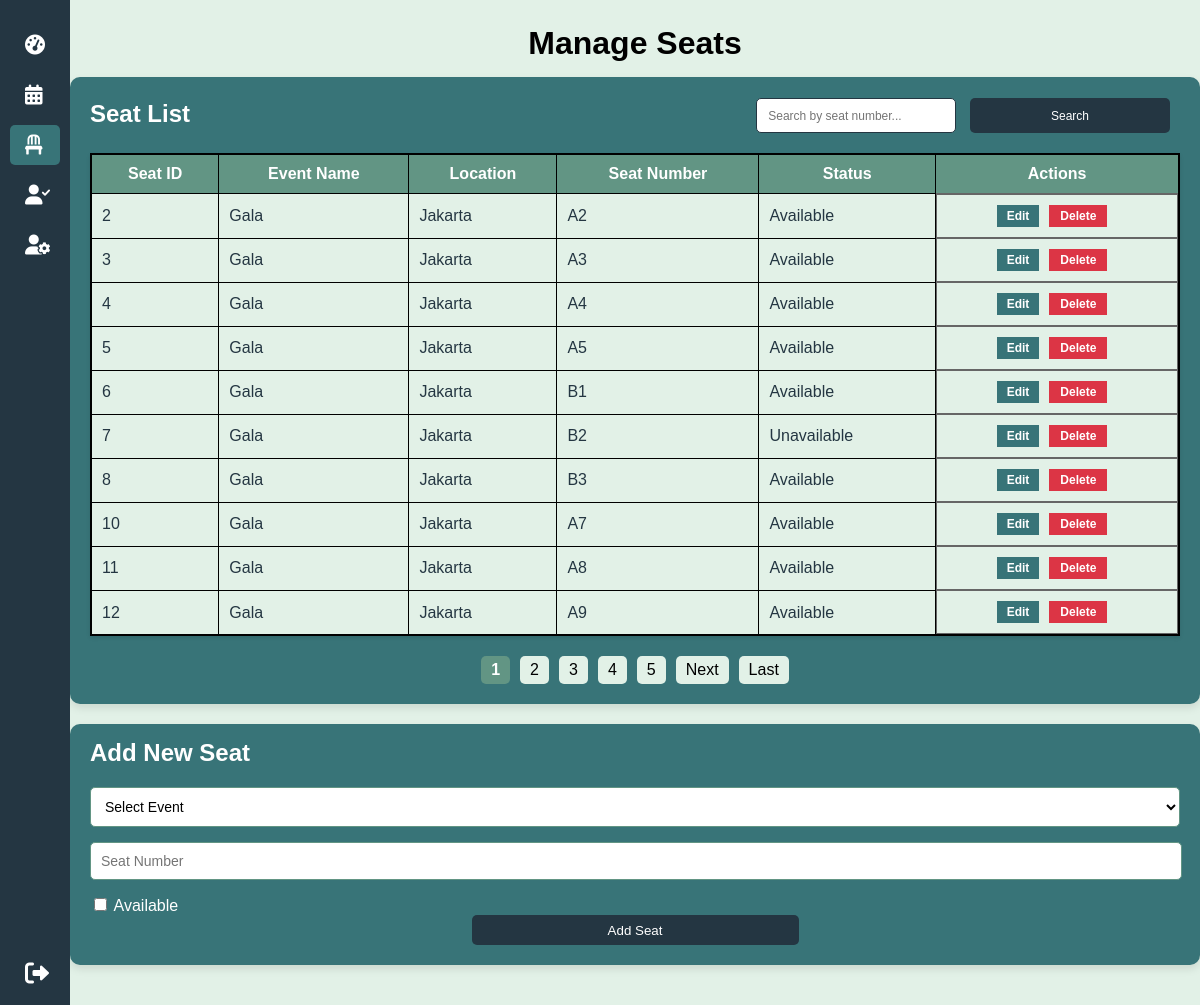
/seats-admin.php (signed in), run on the app's committed database.
### tables this page shows
CREATE TABLE `seats` (
  `id` int(11) NOT NULL,
  `event_id` int(11) DEFAULT NULL,
  `seat_number` varchar(10) DEFAULT NULL,
  `is_available` tinyint(1) DEFAULT 1
);

CREATE TABLE `events` (
  `id` int(11) NOT NULL,
  `user_id` int(11) NOT NULL,
  `event_name` varchar(255) NOT NULL,
  `event_description` text DEFAULT NULL,
  `event_date` datetime DEFAULT NULL,
  `event_location` varchar(255) DEFAULT NULL,
  `created_at` timestamp NOT NULL DEFAULT current_timestamp(),
  `number_of_chairs` int(11) DEFAULT NULL,
  `seating_arrangement` text DEFAULT NULL,
  `admin_id` int(11) DEFAULT NULL
);

### seats-admin.php (the view, shortened to what this page needs)
<?php
require 'koneksi.php';
$search = '';
$limit = 10;
$page = isset($_GET['page']) ? (int)$_GET['page'] : 1;
$offset = ($page - 1) * $limit;
$query_total = "SELECT COUNT(*) AS total FROM seats
                JOIN events ON seats.event_id = events.id
                WHERE seats.seat_number LIKE '%$search%'";
$result_total = mysqli_query($conn, $query_total);
$row_total = mysqli_fetch_assoc($result_total);
$total_rows = $row_total['total'];
$total_pages = ceil($total_rows / $limit);
$query_seats = "
    SELECT
        seats.id AS seat_id,
        events.event_name,
        events.event_location,
        seats.seat_number,
        CASE WHEN seats.is_available = 1 THEN 'Available' ELSE 'Unavailable' END AS seat_status
    FROM
        seats
    JOIN
        events
    ON
        seats.event_id = events.id
    WHERE
        seats.seat_number LIKE '%$search%'
    LIMIT $limit OFFSET $offset
";
$result_seats = mysqli_query($conn, $query_seats);
?>
<!DOCTYPE html>
<html lang="en">
<head>
    <link rel="stylesheet" href="https://cdnjs.cloudflare.com/ajax/libs/font-awesome/6.0.0-beta3/css/all.min.css">
</head>
<body>
    <div class="navbar-side" id="navbarSide">
        <a href="admin_dashboard.php">
            <i class="fas fa-tachometer-alt"></i>
        </a>
        <a href="event-admin.php">
            <i class="fas fa-calendar-alt"></i>
        </a>
        <a href="seats-admin.php" class="active">
            <i class="fas fa-chair"></i>
        </a>
        <a href="rsvp-admin.php">
            <i class="fas fa-user-check"></i>
        </a>
        <a href="changeprofile_admin.php">
            <i class="fas fa-user-cog"></i>
        </a>
                <a href="logout.php" class="logout">
            <i class="fas fa-sign-out-alt"></i>
        </a>
    </div>
    <div class="container">
        <h1>Manage Seats</h1>
<div class="search-container">
<h2>Seat List</h2>
    <div class="search-box">
        <form action="" method="GET">
            <input type="text" name="search" value="<?= $search ?>" placeholder="  Search by seat number...">
            <input type="submit" value="Search">
        </form>
    </div>
        <table>
            <thead>
                <tr>
                    <th>Seat ID</th>
                    <th>Event Name</th>
                    <th>Location</th>
                    <th>Seat Number</th>
                    <th>Status</th>
                    <th>Actions</th>
                </tr>
            </thead>
            <tbody>
                <?php while ($seat = mysqli_fetch_assoc($result_seats)): ?>
                <tr>
                    <td><?= htmlspecialchars($seat['seat_id']) ?></td>
                    <td><?= htmlspecialchars($seat['event_name']) ?></td>
                    <td><?= htmlspecialchars($seat['event_location']) ?></td>
                    <td><?= htmlspecialchars($seat['seat_number']) ?></td>
                    <td><?= htmlspecialchars($seat['seat_status']) ?></td>
                    <td class="action-buttons">
                    <a href="#" onclick="showEditModal(<?= $seat['seat_id'] ?>, this)" class="btn btn-primary btn-sm">Edit</a>
    <a href="?delete_seat=<?= urlencode($seat['seat_id']) ?>" class="btn btn-danger btn-sm" onclick="return confirm('Are you sure you want to delete this seat?')">Delete</a>
</td>
                </tr>
                <?php endwhile; ?>
            </tbody>
        </table>
<div class="pagination">
    <?php
        $start_page = max(1, $page - 5);
        $end_page = min($total_pages, $page + 4);
        for ($i = $start_page; $i <= $end_page; $i++):
    ?>
        <a href="?page=<?= $i ?>&search=<?= urlencode($search) ?>" class="<?= $i == $page ? 'active' : '' ?>"><?= $i ?></a>
    <?php endfor; ?>
    <?php if ($page < $total_pages): ?>
        <a href="?page=<?= $page + 1 ?>&search=<?= urlencode($search) ?>">Next</a>
        <a href="?page=<?= $total_pages ?>&search=<?= urlencode($search) ?>">Last</a>
    <?php endif; ?>
</div>
        </div>
                <div class="form-container">
    <h2>Add New Seat</h2>
    <form action="" method="POST">
        <select name="event_id" required>
            <option value="">Select Event</option>
        </select>
        <input type="text" name="seat_number" placeholder="Seat Number" required>
        <label class="available-label">
            <input type="checkbox" name="is_available"> Available
        </label>
        <input type="submit" name="submit" value="Add Seat">
    </form>
</div>
</body>
</html>

### seats-admin.php (style rules this page uses)
:root { --dark: #243642; --sage: #387478; --green: #629584; --light: #e2f1e7; }
.navbar-side { position: fixed; top: 0; left: 0; width: 70px; height: 100%; background-color: var(--dark); color: white; overflow-x: hidden; transition: width 0.3s ease; z-index: 1000; display: flex; flex-direction: column; padding: 20px 0; }
.navbar-side a { color: white; text-decoration: none; padding: 10px 15px; border-radius: 5px; display: flex; align-items: center; transition: background-color 0.3s; margin: 5px 10px; white-space: nowrap; overflow: hidden; }
.navbar-side a.active { background-color: var(--sage); }
.navbar-side i { font-size: 20px; }
.navbar-side a.logout { margin-top: auto; margin-bottom: 30px; text-align: center; padding: 10px 15px; border-radius: 5px; }
.navbar-side a.logout i { font-size: 24px; }
body { font-family: 'Arial', sans-serif; background-color: var(--light); margin: 0; padding: 0; color: var(--dark); margin-left: 70px; }
h1 { color: black; text-align: center; padding-top: 24px; margin-bottom: -5px; }
h2 { color: white; text-align: left; margin-top: -5px; }
.container { margin-top: 8px; transform: translateY(-20px); }
table { width: 100%; border-collapse: collapse; box-shadow: 0 2px 4px rgba(0, 0, 0, 0.1); background-color: var(--light); border: 2px solid black; margin-top: 20px; }
table td, table th { border: 1px solid black; padding: 10px; text-align: left; }
table td:last-child, table th:last-child { border: 0.0001px solid #666; }
table thead tr { background-color: var(--green); color: white; font-weight: bold; text-align: center; }
table thead th { text-align: center; vertical-align: middle; padding: 10px; background-color: var(--green); color: white; font-weight: bold; }
.btn { display: inline-block; padding: 6px 12px; text-align: center; font-size: 14px; font-weight: 600; text-decoration: none; transition: background-color 0.3s }
.btn-primary { background-color: var(--sage); color: white; text-align: center; }
.btn-danger { background-color: #dc3545; border: 1px solid #dc3545; color: white; height: 12px; line-height: 1; vertical-align: middle; }
.btn-sm { font-size: 12px; padding: 4px 10px; text-align: center; }
.action-buttons { display: flex; justify-content: center; align-items: center; }
.action-buttons a { margin-right: 10px; }
.form-container { margin: 20px auto; padding: 20px; max-width: 1200px; background-color: var(--sage); border-radius: 10px; box-shadow: 0 4px 8px rgba(0, 0, 0, 0.1); }
.form-container h2 { color: white; text-align: left; flex-grow: 1; }
.form-container select { display: block; width: 100%; padding: 10px; margin-bottom: 15px; border: 1px solid var(--green); border-radius: 5px; background-color: #fff; font-size: 14px; transition: border-color 0.3s ease-in-out; }
.form-container input[type="text"] { display: block; width: 98.2%; padding: 10px; margin-bottom: 15px; border: 1px solid var(--green); border-radius: 5px; background-color: #fff; font-size: 14px; transition: border-color 0.3s ease-in-out; }
.form-container input[type="submit"] { width: 30%; height: 30px; background-color: var(--dark); color: white; border: none; cursor: pointer; transition: background-color 0.3s ease; display: block; margin: 0 auto; border-radius: 5px; }
.available-label { color: white; }
.search-container { margin: 20px auto; padding: 20px; max-width: 1200px; background-color: var(--sage); border-radius: 10px; box-shadow: 0 4px 8px rgba(0, 0, 0, 0.1); justify-content: space-between; align-items: center; }
.search-box { display: flex; justify-content: right; justify-content: flex-end; }
.search-box input { padding: 5px; border: 1px solid var(--dark); border-radius: 5px; margin-right: 10px; font-size: 12px; width: 188px; height: 23px; }
.search-box input[type="submit"] { padding: 5px 15px; background-color: var(--dark); color: white; border: none; cursor: pointer; transition: background-color 0.3s; font-size: 12px; height: 35px; width: 200px; }
.pagination { display: flex; justify-content: center; gap: 10px; margin-top: 20px; }
.pagination a { padding: 5px 10px; background-color: var(--light); color: black; text-decoration: none; border-radius: 5px; transition: background-color 0.3s; }
.pagination a.active { background-color: var(--green); color: white; font-weight: bold; }
.search-container h2 { margin: 0; margin-top: 3px; margin-bottom: -30px; font-size: 24px; color: white; }

### data on the page
seats: id "2", event.event_name "Gala", event.event_location "Jakarta", seat_number "A2", seat_status "Available"
seats: id "3", event.event_name "Gala", event.event_location "Jakarta", seat_number "A3", seat_status "Available"
seats: id "4", event.event_name "Gala", event.event_location "Jakarta", seat_number "A4", seat_status "Available"
seats: id "5", event.event_name "Gala", event.event_location "Jakarta", seat_number "A5", seat_status "Available"
seats: id "6", event.event_name "Gala", event.event_location "Jakarta", seat_number "B1", seat_status "Available"
seats: id "7", event.event_name "Gala", event.event_location "Jakarta", seat_number "B2", seat_status "Unavailable"
seats: id "8", event.event_name "Gala", event.event_location "Jakarta", seat_number "B3", seat_status "Available"
seats: id "10", event.event_name "Gala", event.event_location "Jakarta", seat_number "A7", seat_status "Available"
seats: id "11", event.event_name "Gala", event.event_location "Jakarta", seat_number "A8", seat_status "Available"
seats: id "12", event.event_name "Gala", event.event_location "Jakarta", seat_number "A9", seat_status "Available"
